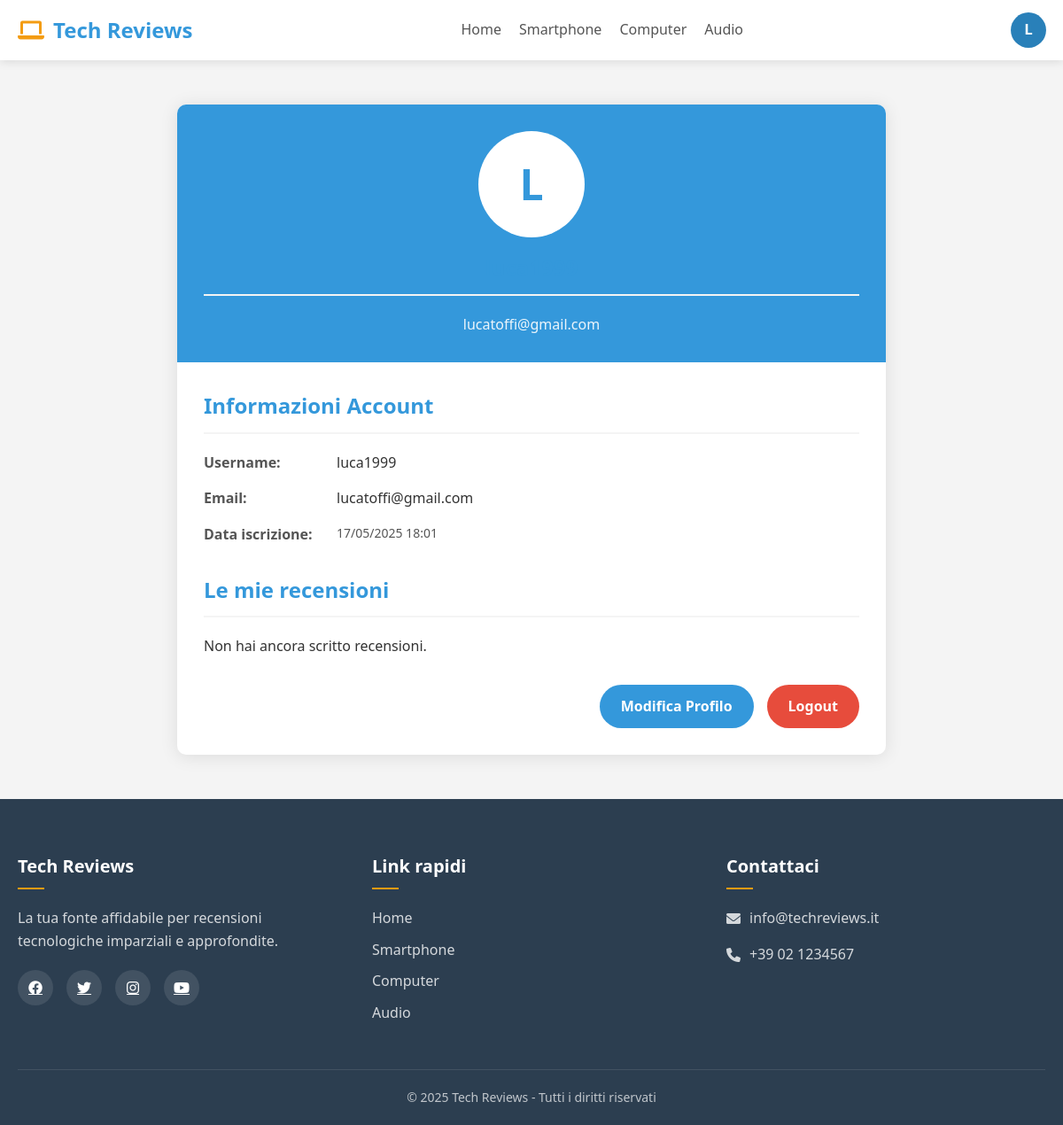
Screenshot of /profile (signed in) with the database file from the repository.
### app/database.py (models this page shows, shortened)
class User(Base):
    __tablename__ = "users"
    id = Column(Integer, primary_key=True, index=True)
    email = Column(String, unique=True, index=True)
    username = Column(String, unique=True, index=True)
    hashed_password = Column(String)
    is_active = Column(Boolean, default=True)
    created_at = Column(DateTime, default=datetime.datetime.now)
    reset_token = Column(String, nullable=True)
    reset_token_expires = Column(DateTime, nullable=True)

### app/main.py (the view)
@app.get("/profile", response_class=HTMLResponse)
async def profile_page(request: Request, db: Session = Depends(get_db)):
    current_user = await get_current_user_from_cookie(request, db)
    if not current_user:
        return RedirectResponse(url="/login", status_code=303)
    return templates.TemplateResponse("profile.html", {
        "request": request,
        "page_title": "Il tuo profilo - Tech Reviews",
        "user": current_user
    })

### templates/profile.html (shortened to what this page needs)
<!DOCTYPE html>
<html lang="it">
<head>
    <link rel="stylesheet" href="{{ url_for('static', path='css/styles.css') }}">
    <link rel="stylesheet" href="{{ url_for('static', path='css/fix.css') }}">
    <link rel="stylesheet" href="https://cdnjs.cloudflare.com/ajax/libs/font-awesome/6.0.0/css/all.min.css">
</head>
<body>
    <header>
        <div class="container">
            <div class="logo">
                <h1><i class="fas fa-laptop"></i> Tech Reviews</h1>
            </div>
            <nav>
                <ul>
                    <li><a href="/">Home</a></li>
                    <li><a href="/category/1">Smartphone</a></li>
                    <li><a href="/category/2">Computer</a></li>
                    <li><a href="/category/3">Audio</a></li>
                </ul>
            </nav>
            <div class="user-profile-button">
                <a href="/profile" class="user-avatar active">
                    {{ user.username[0:1] | upper }}
                </a>
            </div>
        </div>
    </header>
    <section class="profile-section">
        <div class="container">
            <div class="profile-container">
                <div class="profile-header">
                    <div class="profile-avatar">
                        {{ user.username[0:1] | upper }}
                    </div>
                    <h2 class="profile-username">{{ user.username }}</h2>
                    <p class="profile-email">{{ user.email }}</p>
                </div>
                <div class="profile-body">
                    <div class="profile-section">
                        <h2>Informazioni Account</h2>
                        <div class="profile-info-item">
                            <div class="profile-info-label">Username:</div>
                            <div class="profile-info-value">{{ user.username }}</div>
                        </div>
                        <div class="profile-info-item">
                            <div class="profile-info-label">Email:</div>
                            <div class="profile-info-value">{{ user.email }}</div>
                        </div>
                        <div class="profile-info-item">
                            <div class="profile-info-label">Data iscrizione:</div>
                            <div class="profile-info-value timestamp">{{ user.created_at.strftime('%d/%m/%Y %H:%M') }}</div>
                        </div>
                    </div>
                    <div class="profile-section">
                        <h2>Le mie recensioni</h2>
                        <p>Non hai ancora scritto recensioni.</p>
                    </div>
                    <div class="profile-actions">
                        <a href="/profile/edit" class="btn btn-edit-profile">Modifica Profilo</a>
                        <a href="/logout" class="btn btn-logout">Logout</a>
                    </div>
                </div>
            </div>
        </div>
    </section>
    <footer>
        <div class="container">
            <div class="footer-content">
                <div class="footer-section about">
                    <h3>Tech Reviews</h3>
                    <p>La tua fonte affidabile per recensioni tecnologiche imparziali e approfondite.</p>
                    <div class="social-icons">
                        <a href="#"><i class="fab fa-facebook"></i></a>
                        <a href="#"><i class="fab fa-twitter"></i></a>
                        <a href="#"><i class="fab fa-instagram"></i></a>
                        <a href="#"><i class="fab fa-youtube"></i></a>
                    </div>
                </div>
                <div class="footer-section links">
                    <h3>Link rapidi</h3>
                    <ul>
                        <li><a href="/">Home</a></li>
                        <li><a href="/category/1">Smartphone</a></li>
                        <li><a href="/category/2">Computer</a></li>
                        <li><a href="/category/3">Audio</a></li>
                    </ul>
                </div>
                <div class="footer-section contact">
                    <h3>Contattaci</h3>
                    <p><i class="fas fa-envelope"></i> info@techreviews.it</p>
                    <p><i class="fas fa-phone"></i> +39 02 1234567</p>
                </div>
            </div>
            <div class="footer-bottom">
                <p>&copy; 2025 Tech Reviews - Tutti i diritti riservati</p>
            </div>
        </div>
    </footer>
</body>
</html>

### static/css/styles.css (style rules this page uses)
* { margin: 0; padding: 0; box-sizing: border-box; }
:root { --primary-color: #3498db; --secondary-color: #2980b9; --accent-color: #f39c12; --text-color: #333; --light-gray: #f4f4f4; --dark-gray: #555; --white: #fff; --shadow: 0 2px 10px rgba(0, 0, 0, 0.1); }
body { font-family: 'Segoe UI', Tahoma, Geneva, Verdana, sans-serif; color: var(--text-color); line-height: 1.6; background-color: var(--light-gray); }
.container { max-width: 1200px; margin: 0 auto; padding: 0 20px; }
header { background-color: var(--white); box-shadow: var(--shadow); position: sticky; top: 0; z-index: 100; }
header .container { display: flex; justify-content: space-between; align-items: center; padding: 15px 20px; }
.logo h1 { color: var(--primary-color); font-size: 24px; font-weight: 700; display: flex; align-items: center; gap: 10px; }
.logo h1 i { color: var(--accent-color); }
nav ul { display: flex; list-style: none; gap: 20px; }
nav ul li a { text-decoration: none; color: var(--dark-gray); font-weight: 500; padding: 10px 0; transition: all 0.3s ease; position: relative; }
nav ul li a::after { content: ''; position: absolute; width: 0; height: 2px; background: var(--primary-color); bottom: 0; left: 0; transition: all 0.3s ease; }
.btn { display: inline-block; background-color: var(--primary-color); color: var(--white); padding: 12px 24px; border-radius: 30px; text-decoration: none; font-weight: 600; transition: all 0.3s ease; border: none; cursor: pointer; }
footer { background-color: #2c3e50; color: var(--white); padding: 60px 0 20px; }
.footer-content { display: grid; grid-template-columns: repeat(auto-fit, minmax(250px, 1fr)); gap: 40px; margin-bottom: 40px; }
.footer-section h3 { font-size: 20px; margin-bottom: 20px; position: relative; padding-bottom: 10px; }
.footer-section h3::after { content: ''; position: absolute; left: 0; bottom: 0; width: 30px; height: 2px; background-color: var(--accent-color); }
.footer-section p { margin-bottom: 15px; opacity: 0.8; }
.social-icons { display: flex; gap: 15px; margin-top: 20px; }
.social-icons a { color: var(--white); background: rgba(255, 255, 255, 0.1); width: 40px; height: 40px; border-radius: 50%; display: flex; justify-content: center; align-items: center; transition: all 0.3s ease; }
.footer-section.links ul { list-style: none; }
.footer-section.links ul li { margin-bottom: 10px; }
.footer-section.links ul li a { color: var(--white); text-decoration: none; opacity: 0.8; transition: all 0.3s ease; }
.footer-section.contact p { display: flex; align-items: center; gap: 10px; }
.footer-bottom { text-align: center; border-top: 1px solid rgba(255, 255, 255, 0.1); padding-top: 20px; }
.footer-bottom p { opacity: 0.7; font-size: 14px; }
.user-profile-button { display: flex; align-items: center; }
.user-avatar { width: 38px; height: 38px; background-color: var(--primary-color); color: white; border-radius: 50%; display: flex; align-items: center; justify-content: center; font-weight: bold; text-decoration: none; font-size: 16px; transition: all 0.3s ease; }
.user-avatar:hover, .user-avatar.active { background-color: var(--secondary-color); transform: scale(1.05); }

### templates/profile.html (style rules this page uses)
.profile-container { max-width: 800px; margin: 50px auto; background-color: #fff; border-radius: 10px; box-shadow: 0 2px 20px rgba(0, 0, 0, 0.1); overflow: hidden; }
.profile-header { background-color: var(--primary-color); color: white; padding: 30px; text-align: center; position: relative; }
.profile-avatar { width: 120px; height: 120px; background-color: white; border-radius: 50%; display: flex; align-items: center; justify-content: center; margin: 0 auto 15px; font-size: 48px; color: var(--primary-color); font-weight: bold; }
.profile-username { font-size: 24px; margin-bottom: 5px; }
.profile-email { font-size: 16px; opacity: 0.9; }
.profile-body { padding: 30px; }
.profile-section { margin-bottom: 30px; }
.profile-section h2 { color: var(--primary-color); border-bottom: 2px solid var(--light-gray); padding-bottom: 10px; margin-bottom: 20px; }
.profile-info-item { display: flex; margin-bottom: 15px; }
.profile-info-label { width: 150px; font-weight: bold; color: var(--dark-gray); }
.profile-info-value { flex: 1; }
.profile-actions { display: flex; gap: 15px; margin-top: 20px; justify-content: flex-end; }
.btn-edit-profile { background-color: var(--primary-color); }
.btn-logout { background-color: #e74c3c; }
.timestamp { color: var(--dark-gray); font-size: 14px; }

### rows the page displays
User: username "L", email "lucatoffi@gmail.com", username "luca1999", created_at "17/05/2025 18:01"
